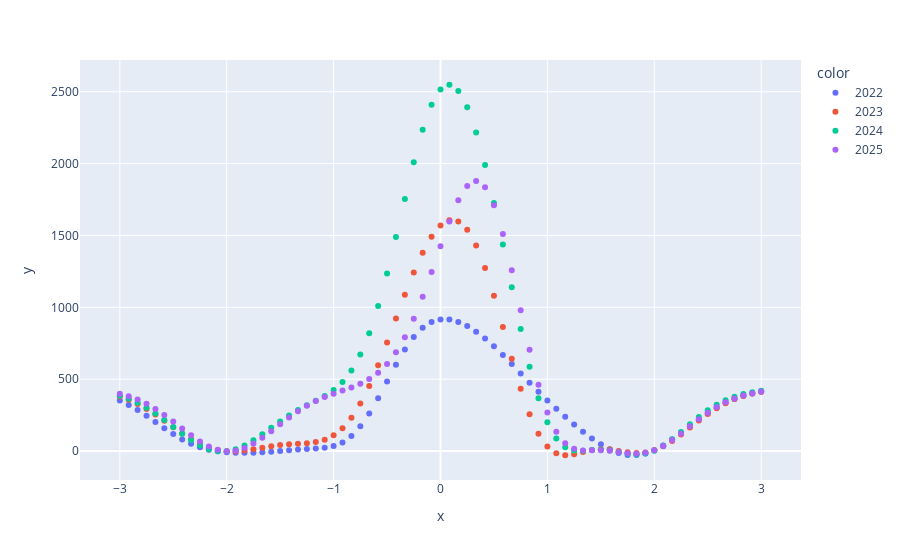

The notebook cell saved with this chart:
### Code cell
px.scatter(
    x=X.select("yr_diff").to_series(),
    y=X.select("advertised_inventory_prediction").to_series(),
    color=X.select(pl.col("model_year").cast(pl.Utf8)).to_series()
)
